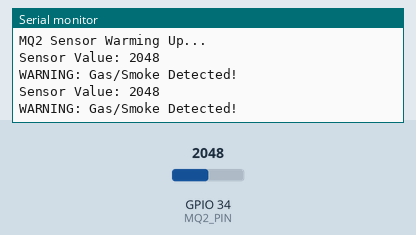
Bench run of a sketch on a simulated ESP32. Shown: the last lines printed to the serial monitor. The test bench sets the inputs (shaded band); at power-on: GPIO 34 (MQ2_PIN) = 2048.

Above: at 1.8 s.
1.9 s: GPIO 34 (MQ2_PIN) set to 868
At 2.8 s:
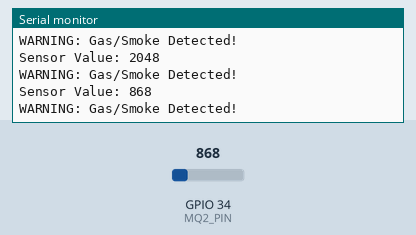
3.4 s: GPIO 34 (MQ2_PIN) set to 741
At 4.8 s:
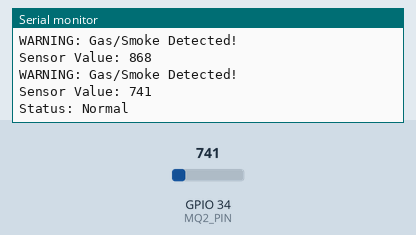
Timing chart, 0 to 6.4 s (numbered marks = the images above; inputs shaded):
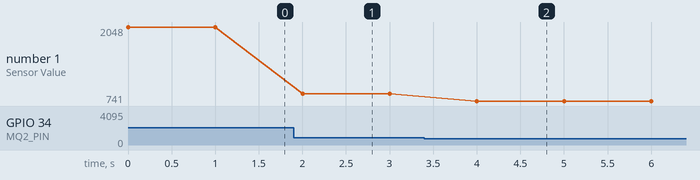

The sketch:

mq2.ino
```cpp
#define MQ2_PIN 34
#define GAS_THRESHOLD 800

void setup() {
  Serial.begin(115200);
  pinMode(MQ2_PIN, INPUT);
  Serial.println("MQ2 Sensor Warming Up...");
}

void loop() {
    int gasValue = analogRead(MQ2_PIN);

  Serial.print("Sensor Value: ");
  Serial.println(gasValue);

  if (gasValue > GAS_THRESHOLD) {
    Serial.println("WARNING: Gas/Smoke Detected!");
  } else {
    Serial.println("Status: Normal");
  }

  delay(1000);
}
```

Measured:
- the behaviour switches between 801 and 800 on GPIO 34 (MQ2_PIN) (found by bisection; images 1 and 2)
- after the input at 1.9 s, the serial monitor: prints a new line after 0.10 s (image 1)
- after the input at 3.4 s, the serial monitor: prints a new line after 0.60 s (image 2)
- plotted number 1: 2048 → 868 after the input at 1.9 s, 868 → 741 after the input at 3.4 s
